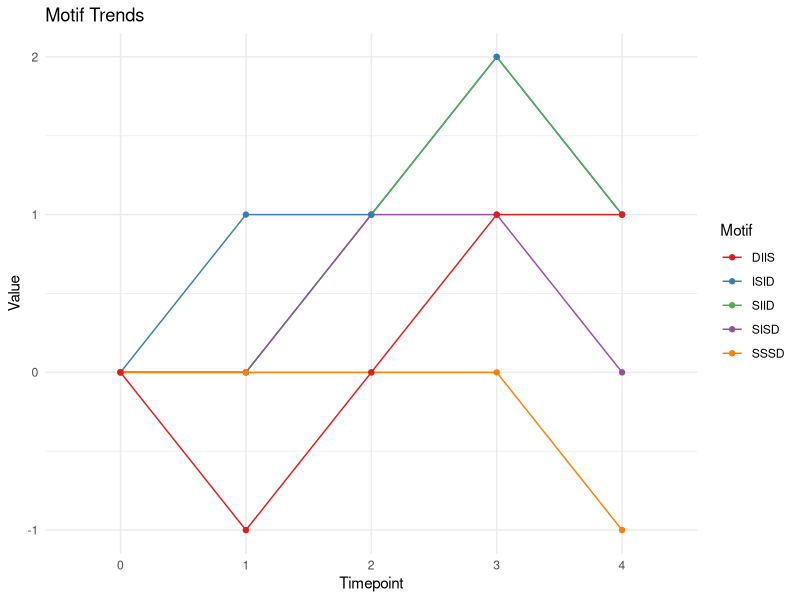

Reproduce this figure in R.
# motif model 
library(ggplot2)

# Example motifs input
input_motifs <- c("SISD", "SIID", "ISID", "SSSD", "DIIS")


# Initialize an empty data frame to store motif trends
motif_data <- data.frame(Timepoint = integer(), Value = numeric(), Motif = character())

# Function to process each motif and convert to numeric values
process_motif <- function(motif) {
  # Starting value
  value <- 0
  values <- value
  
  # Process each character in the motif
  for (char in strsplit(motif, "")[[1]]) {
    if (char == "I") {
      value <- value + 1
    } else if (char == "D") {
      value <- value - 1
    }
    # "S" does nothing, so it's omitted
    values <- c(values, value)
  }
  
  return(values)
}

# Process each motif and add to the data frame
for (motif in input_motifs) {
  values <- process_motif(motif)
  timepoints <- 0:(length(values) - 1) # Adjust timepoint labels as needed
  motif_data <- rbind(motif_data, data.frame(Timepoint = as.factor(timepoints), Value = values, Motif = motif))
}

# Plot the motifs
ggplot(motif_data, aes(x = Timepoint, y = Value, group = Motif, color = Motif)) +
  geom_line() +
  geom_point() +
  theme_minimal() +
  labs(title = "Motif Trends",
       x = "Timepoint",
       y = "Value",
       color = "Motif") +
  scale_color_brewer(palette = "Set1")
